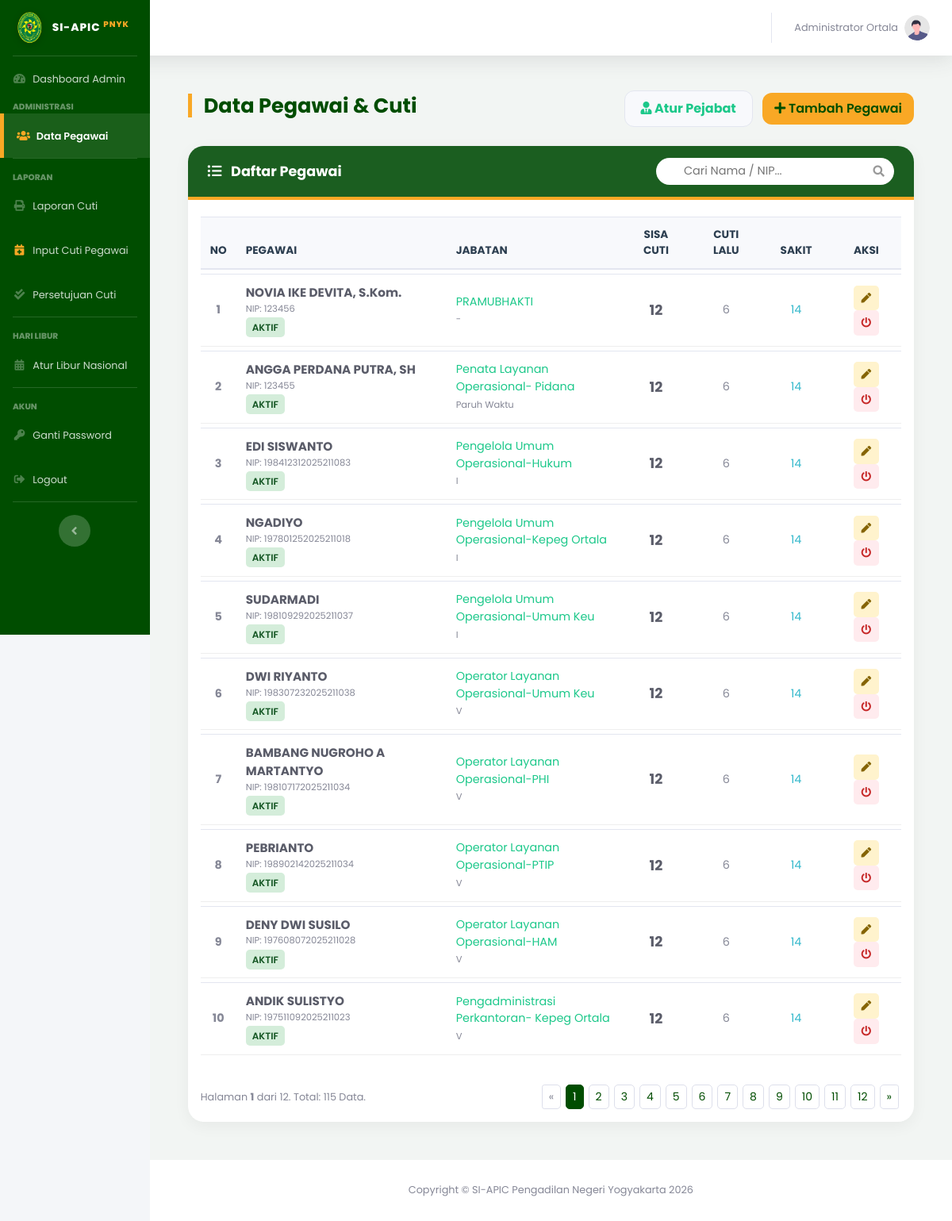
Page /index.php?page=data_pegawai (signed in) on the earlier database version.
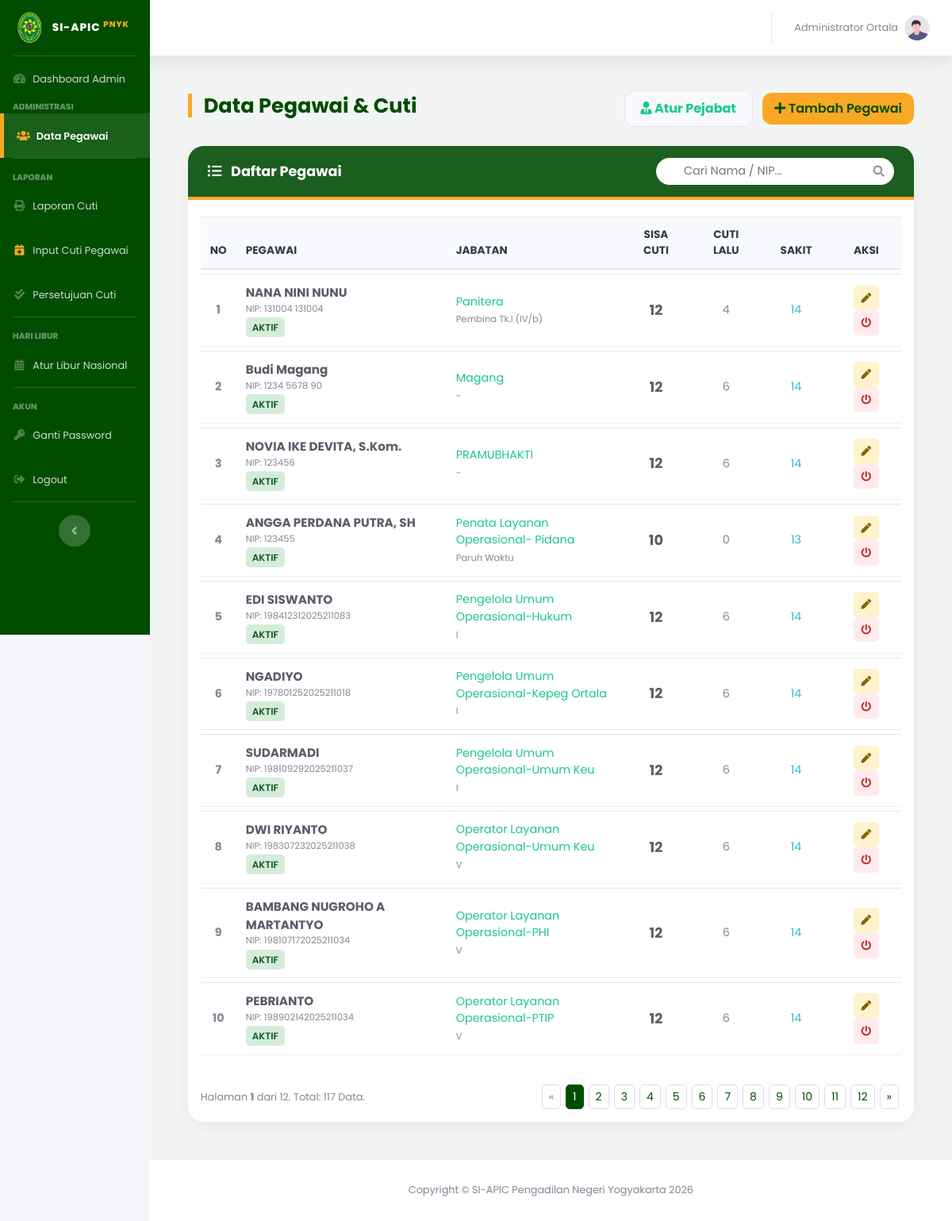
Same page on the later database version.
### tables this page shows
CREATE TABLE `users` (
  `id_user` int(11) NOT NULL,
  `nip` varchar(30) NOT NULL,
  `password` varchar(255) NOT NULL,
  `nama_lengkap` varchar(100) NOT NULL,
  `jabatan` varchar(100) DEFAULT NULL,
  `pangkat` varchar(50) DEFAULT NULL,
  `unit_kerja` varchar(100) DEFAULT 'Pengadilan Negeri Yogyakarta',
  `no_telepon` varchar(20) DEFAULT NULL,
  `role` enum('admin','user') NOT NULL,
  `is_atasan_langsung` tinyint(1) DEFAULT 0 COMMENT '1=Bisa TTD, 0=Staf Biasa',
  `sisa_cuti_n` int(11) DEFAULT 12,
  `sisa_cuti_n1` int(11) DEFAULT 0,
  `sisa_cuti_n2` int(11) DEFAULT 0,
  `kuota_cuti_sakit` int(11) DEFAULT 14,
  `created_at` timestamp NOT NULL DEFAULT current_timestamp(),
  `status_akun` enum('aktif','nonaktif') DEFAULT 'aktif',
  `id_atasan` int(11) DEFAULT NULL,
  `is_atasan` enum('0','1') DEFAULT '0'
);

### pages/admin/data_pegawai.php (the view, shortened to what the changed rows need)
<?php
$batas = 10;
$halaman = isset($_GET['halaman']) ? (int)$_GET['halaman'] : 1;
$halaman_awal = ($halaman > 1) ? ($halaman * $batas) - $batas : 0;
$keyword = "";
$where_clause = "";
$url_pencarian = "";
$query_jumlah = mysqli_query($koneksi, "SELECT count(*) AS total FROM users u $where_clause");
$data_jumlah = mysqli_fetch_assoc($query_jumlah);
$total_data = $data_jumlah['total'];
$total_halaman = ceil($total_data / $batas);
$nomor = $halaman_awal + 1;
?>
<div class="container-fluid mb-5">
    <div class="d-flex justify-content-between align-items-center mb-4 mt-4">
        <h3 class="page-header-title">Data Pegawai & Cuti</h3>
        <div>
            <button class="btn btn-light border text-success font-weight-bold mr-2 shadow-sm" data-toggle="modal" data-target="#modalPejabat">
                <i class="fas fa-user-tie"></i> Atur Pejabat
            </button>
            <button class="btn btn-custom-action shadow-sm" data-toggle="modal" data-target="#modalTambah">
                <i class="fas fa-plus"></i> Tambah Pegawai
            </button>
        </div>
    </div>
    <div class="card card-pn-custom">
        <div class="card-header-green">
            <div class="font-weight-bold" style="font-size: 1.1rem;">
                <i class="fas fa-list-ul mr-2"></i> Daftar Pegawai
            </div>
            <div class="header-search-box">
                <form action="index.php" method="GET" onsubmit="return false;">
                    <input type="text" id="keyword" class="header-search-input" placeholder="Cari Nama / NIP..." value="<?php echo $keyword; ?>" autocomplete="off">
                    <i class="fas fa-search header-search-icon"></i>
                </form>
            </div>
        </div>
        <div class="card-body p-0">
            <div id="area_tabel" class="p-3">
                <div class="table-responsive">
                    <table class="table table-custom">
                        <thead>
                            <tr class="text-center">
                                <th width="5%">No</th>
                                <th class="text-left" width="30%">Pegawai</th>
                                <th class="text-left">Jabatan</th>
                                <th width="10%">Sisa Cuti</th>
                                <th width="10%">Cuti Lalu</th>
                                <th width="10%">Sakit</th>
                                <th width="10%">Aksi</th>
                            </tr>
                        </thead>
                        <tbody>
                            <?php
                            $query_string = "SELECT u.* FROM users u $where_clause ORDER BY u.id_user DESC LIMIT $halaman_awal, $batas";
                            $query_pegawai = mysqli_query($koneksi, $query_string);
                            if (!$query_pegawai) {
                                echo "<tr><td colspan='7' class='text-center text-danger'>Error: " . mysqli_error($koneksi) . "</td></tr>";
                            } elseif (mysqli_num_rows($query_pegawai) == 0) {
                                echo "<tr><td colspan='7' class='text-center text-secondary py-5'><i class='fas fa-inbox fa-3x mb-3'></i><br>Data tidak ditemukan.</td></tr>";
                            } else {
                                while ($data = mysqli_fetch_array($query_pegawai)) {
                                    $is_active = ($data['status_akun'] == 'aktif');
                                    $pangkat_text = isset($data['pangkat']) && !empty($data['pangkat']) ? $data['pangkat'] : '-';
                            ?>
                            <tr <?php echo !$is_active ? 'style="opacity: 0.6; background-color: #f9f9f9;"' : ''; ?>>
                                <td class="text-center font-weight-bold text-secondary"><?php echo $nomor++; ?></td>
                                <td>
                                    <div class="font-weight-bold text-dark" style="font-size: 0.95rem;"><?php echo $data['nama_lengkap']; ?></div>
                                    <div class="small text-secondary mb-1">NIP: <?php echo $data['nip']; ?></div>
                                    <?php if($is_active): ?>
                                        <span class="badge-status-active">AKTIF</span>
                                    <?php else: ?>
                                        <span class="badge-status-inactive">NONAKTIF</span>
                                    <?php endif; ?>
                                </td>
                                <td>
                                    <div class="font-weight-600 text-success"><?php echo $data['jabatan']; ?></div>
                                    <small class="text-muted"><?php echo $pangkat_text; ?></small>
                                </td>
                                <td class="text-center"><span class="font-weight-bold text-dark" style="font-size:1.1rem;"><?php echo $data['sisa_cuti_n']; ?></span></td>
                                <td class="text-center text-secondary"><?php echo $data['sisa_cuti_n1']; ?></td>
                                <td class="text-center text-info"><?php echo $data['kuota_cuti_sakit']; ?></td>
                                <td class="text-center">
                                    <button type="button" class="btn-action-edit" data-toggle="modal" data-target="#modalEdit<?php echo $data['id_user']; ?>" title="Edit Data">
                                        <i class="fas fa-pen fa-sm"></i>
                                    </button>
                                    <?php if($is_active): ?>
                                        <button onclick="konfirmasiStatus('<?php echo $data['id_user']; ?>', 'nonaktifkan', '<?php echo addslashes($data['nama_lengkap']); ?>')" class="btn-action-off" title="Nonaktifkan Akun"><i class="fas fa-power-off fa-sm"></i></button>
                                    <?php else: ?>
                                        <button onclick="konfirmasiStatus('<?php echo $data['id_user']; ?>', 'aktifkan', '<?php echo addslashes($data['nama_lengkap']); ?>')" class="btn-action-on" title="Aktifkan Akun"><i class="fas fa-check fa-sm"></i></button>
                                    <?php endif; ?>
                                </td>
                            </tr>
                            <?php } } ?>
                        </tbody>
                    </table>
                </div>
                <div class="row mt-3 align-items-center">
                    <div class="col-md-6">
                        <p class="text-secondary small mb-0">Halaman <strong><?php echo $halaman; ?></strong> dari <?php echo $total_halaman; ?>. Total: <?php echo $total_data; ?> Data.</p>
                    </div>
                    <div class="col-md-6 d-flex justify-content-end">
                        <nav aria-label="Page navigation">
                            <ul class="pagination pagination-sm m-0">
                                <?php if($halaman > 1): ?>
                                    <li class="page-item"><a class="page-link" href="index.php?page=data_pegawai&halaman=<?php echo $halaman - 1; ?><?php echo $url_pencarian; ?>">&laquo;</a></li>
                                <?php else: ?>
                                    <li class="page-item disabled"><span class="page-link">&laquo;</span></li>
                                <?php endif; ?>
                                <?php for($x = 1; $x <= $total_halaman; $x++):
                                    $active_class = ($x == $halaman) ? 'active' : ''; ?>
                                    <li class="page-item <?php echo $active_class; ?>"><a class="page-link" href="index.php?page=data_pegawai&halaman=<?php echo $x; ?><?php echo $url_pencarian; ?>"><?php echo $x; ?></a></li>
                                <?php endfor; ?>
                                <?php if($halaman < $total_halaman): ?>
                                    <li class="page-item"><a class="page-link" href="index.php?page=data_pegawai&halaman=<?php echo $halaman + 1; ?><?php echo $url_pencarian; ?>">&raquo;</a></li>
                                <?php else: ?>
                                    <li class="page-item disabled"><span class="page-link">&raquo;</span></li>
                                <?php endif; ?>
                            </ul>
                        </nav>
                    </div>
                </div>
                </div>
            </div>
    </div>
</div>

Differences in the rows shown:
no longer on this page (row unchanged): users: nama_lengkap "DENY DWI SUSILO", nip "197608072025211028", status_akun "AKTIF", jabatan "Operator Layanan Operasional-HAM", pangkat "V", sisa_cuti_n "12", sisa_cuti_n1 "6", kuota_cuti_sakit "14"
no longer on this page (row unchanged): users: nama_lengkap "ANDIK SULISTYO", nip "197511092025211023", status_akun "AKTIF", jabatan "Pengadministrasi Perkantoran- Kepeg Ortala", pangkat "V", sisa_cuti_n "12", sisa_cuti_n1 "6", kuota_cuti_sakit "14"
added users: nama_lengkap "NANA NINI NUNU", nip "131004 131004", status_akun "AKTIF", jabatan "Panitera", pangkat "Pembina Tk.I (IV/b)", sisa_cuti_n "12", sisa_cuti_n1 "4", kuota_cuti_sakit "14"
added users: nama_lengkap "Budi Magang", nip "1234 5678 90", status_akun "AKTIF", jabatan "Magang", pangkat "-", sisa_cuti_n "12", sisa_cuti_n1 "6", kuota_cuti_sakit "14"
changed users "ANGGA PERDANA PUTRA, SH": sisa_cuti_n "12" → "10"; sisa_cuti_n1 "6" → "0"; kuota_cuti_sakit "14" → "13"
Other differences:
$total_data: "115" → "117"
